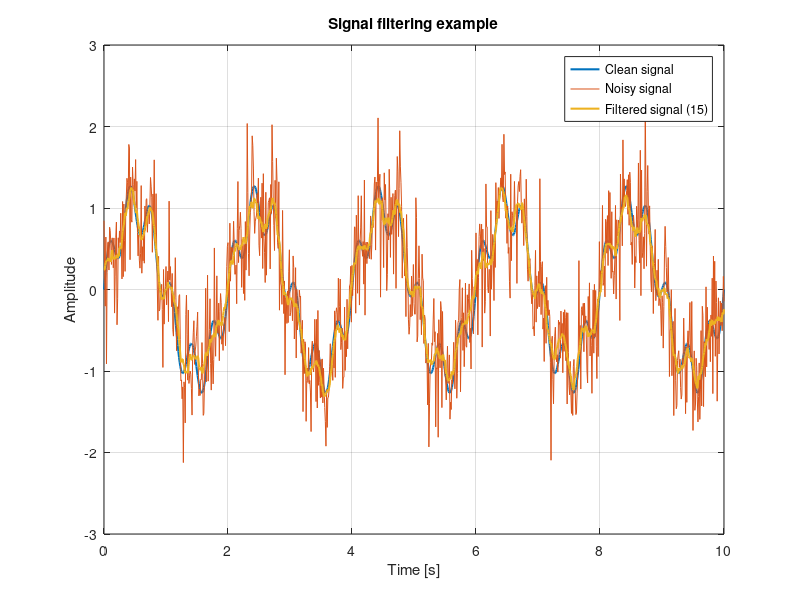

The MATLAB script that drew this image:
clear; clc; close all;

% 1) Time vector
fs = 100;                  % sampling frequency [Hz]
T = 10;                    % total duration [s]
t = 0:1/fs:T;

% 2) Clean signal
x_clean = sin(2*pi*0.5*t) + 0.3*sin(2*pi*3*t);

% 3) Add noise
noise = 0.4*randn(size(t));
x_noisy = x_clean + noise;

% 4) Moving average filtering
x_filt_5  = movmean(x_noisy, 5);
x_filt_15 = movmean(x_noisy, 15);
x_filt_30 = movmean(x_noisy, 30);

% 5) Plot signals
figure;
plot(t, x_clean, 'LineWidth', 1.5); hold on;
plot(t, x_noisy);
plot(t, x_filt_15, 'LineWidth', 1.5);
grid on;
legend('Clean signal', 'Noisy signal', 'Filtered signal (15)');
xlabel('Time [s]');
ylabel('Amplitude');
title('Signal filtering example');

% 6) Root Mean Squared Error (RMSE) calculation
rmse_noisy   = sqrt(mean((x_noisy - x_clean).^2));
rmse_filt_5  = sqrt(mean((x_filt_5 - x_clean).^2));
rmse_filt_15 = sqrt(mean((x_filt_15 - x_clean).^2));
rmse_filt_30 = sqrt(mean((x_filt_30 - x_clean).^2));

fprintf('RMSE noisy      = %.4f\n', rmse_noisy);
fprintf('RMSE filtered 5 = %.4f\n', rmse_filt_5);
fprintf('RMSE filtered15 = %.4f\n', rmse_filt_15);
fprintf('RMSE filtered30 = %.4f\n', rmse_filt_30); 
